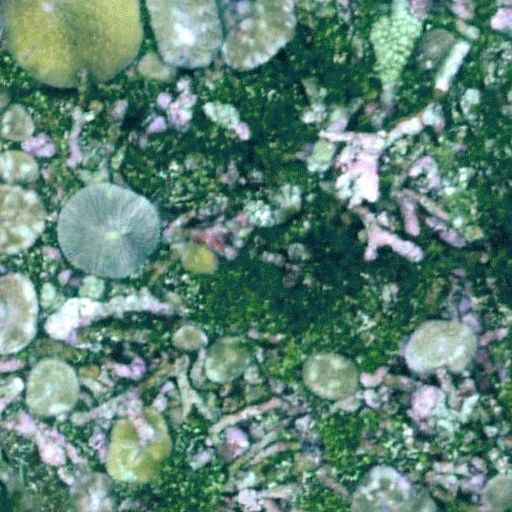
#> input picture tests/fixtures/coralseg/fr3/Image/FR3_1024_1536_1536_2048.jpg, 512 x 512 px; its folder holds only this picture in this run
$ python -i normalise.py   (imports and definitions only)
#> lines starting #> are read from the running program, lines starting #| are printed output that depends on the picture; after the words box and inside, x2 and y2 are one past the last pixel; in counts of white or black regions, pixels touching at a corner belong together
#> further down, picture is the input picture: PIL image 512x512 RGB; mean R, G, B 94.5, 132.2, 117.8
"""Pixel-level normalisation for staging: byte-identical image copies, mask re-encoding.

Two operations only, matched to D1 §3's "images are copied byte-for-byte; never
re-encoded or resized at ingest. [...] Masks are the one unavoidable re-encode."

``pillow`` is an optional dependency (the ``ingest`` extra) and is imported lazily, so
importing this module never requires it — only calling into it does, with an error
naming the extra to install, matching the existing ``integrations/`` pattern.
"""

from __future__ import annotations

import io
from pathlib import Path

from .checksums import copy_digest, write_digest

CLASSES_PER_BYTE = 3
"""RGB bytes per palette entry — a PIL 'P'-mode palette is a flat 768-byte buffer
(256 entries × 3 channels), regardless of how many indices are actually in use."""


# [41 lines left out: functions _require_pillow, copy_image, _palette_bytes, not called in this run]


def _rgb_bitpacked_indices(im) -> bytes:
    """Decode an RGB-mode mask into raw per-pixel indices via SUIM's own 3-bit packing.

    I2 override (2026-09-18 brief, upstream SUIM masks are very likely 24-bit RGB BMPs,
    not the ``'L'``-mode the design assumed): ``index = 4*(R>127) + 2*(G>127) +
    1*(B>127)``, confirmed against ``registry/crosswalks/suim-8class.yaml``'s own
    decoder comment (HD=(0,0,1)=1, RO=(1,0,0)=4, FV=(1,1,0)=6, WR=(0,1,1)=3,
    RI=(1,0,1)=5 — every one consistent with R contributing 4, G contributing 2, B
    contributing 1). Thresholded at 127, never exact-matched: upstream has off-pure
    values. Built from three ``'L'``-mode channel images combined with
    :class:`PIL.ImageChops`, not numpy — numpy is not part of the ``ingest`` extra, and
    the per-channel max (``4+2+1=7``) never overflows a single byte.
    """
    from PIL import ImageChops

    red, green, blue = im.split()
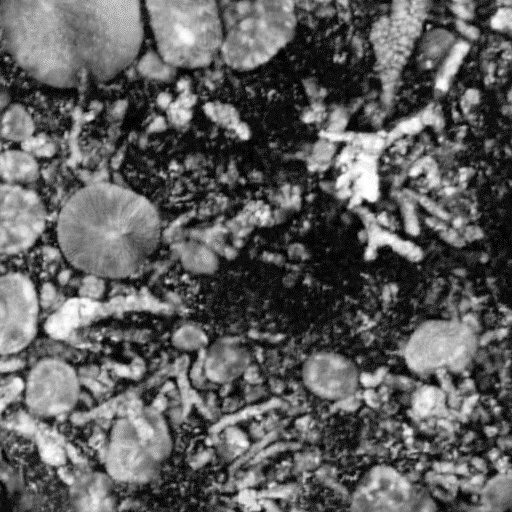
#> red: PIL image 512x512 L; min 0, max 255, mean 94.5
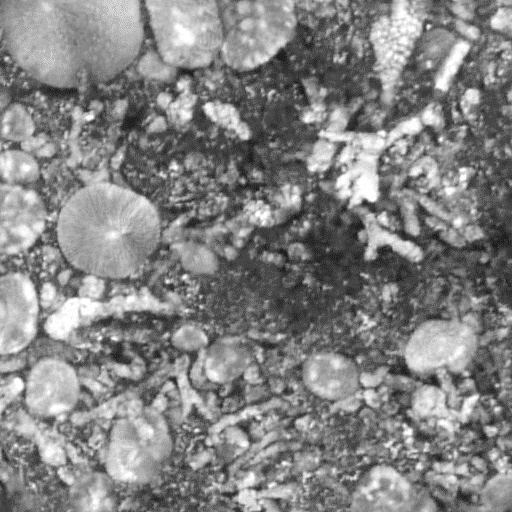
#> green: PIL image 512x512 L; min 23, max 255, mean 132.2
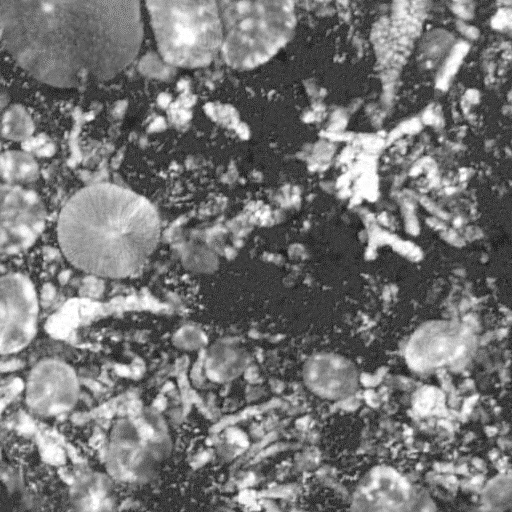
#> blue: PIL image 512x512 L; min 18, max 255, mean 117.8
    red_bit = red.point(lambda v: 4 if v > 127 else 0)
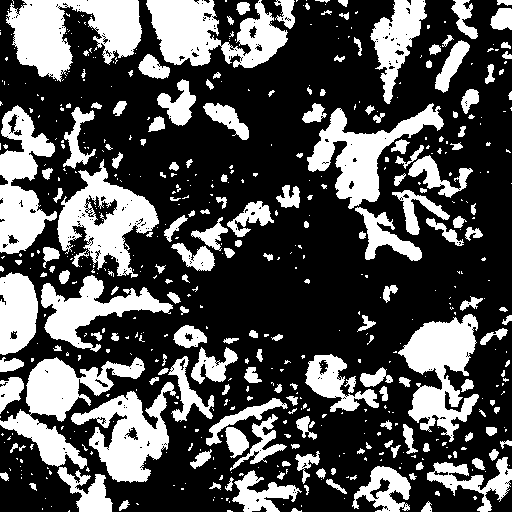
#> red_bit: PIL image 512x512 L; values 0 (black) and 4 (white), 32.5% white; 558 white regions (370 under 20 px), largest, box (x1, y1, x2, y2) and area: (6, 0, 142, 82) 6368, (146, 0, 288, 68) 5640, (0, 357, 145, 469) 5423
    green_bit = green.point(lambda v: 2 if v > 127 else 0)
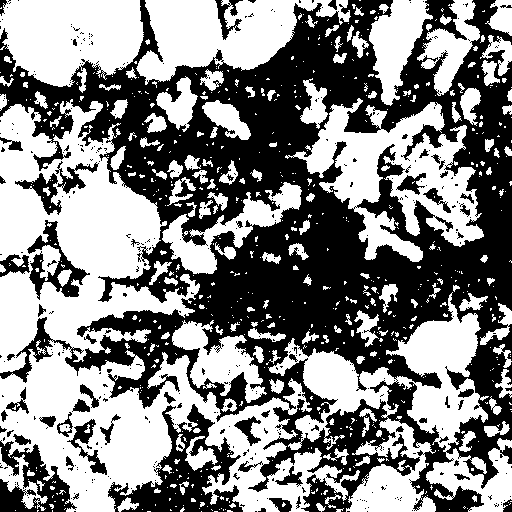
#> green_bit: PIL image 512x512 L; values 0 (black) and 2 (white), 52.2% white; 393 black regions (331 under 20 px), largest, box (x1, y1, x2, y2) and area: (0, 0, 512, 512) 108215, (108, 404, 243, 512) 5582, (0, 440, 77, 512) 2620
    blue_bit = blue.point(lambda v: 1 if v > 127 else 0)
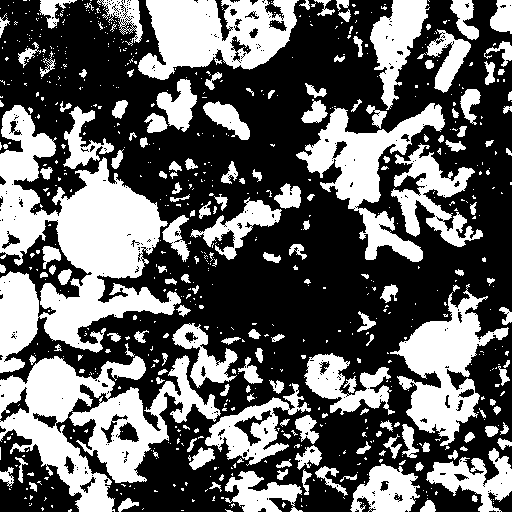
#> blue_bit: PIL image 512x512 L; values 0 (black) and 1 (white), 39.2% white; 740 white regions (571 under 20 px), largest, box (x1, y1, x2, y2) and area: (0, 105, 181, 373) 21051, (0, 355, 221, 512) 14439, (138, 0, 299, 80) 8198
    combined = ImageChops.add(ImageChops.add(red_bit, green_bit), blue_bit)
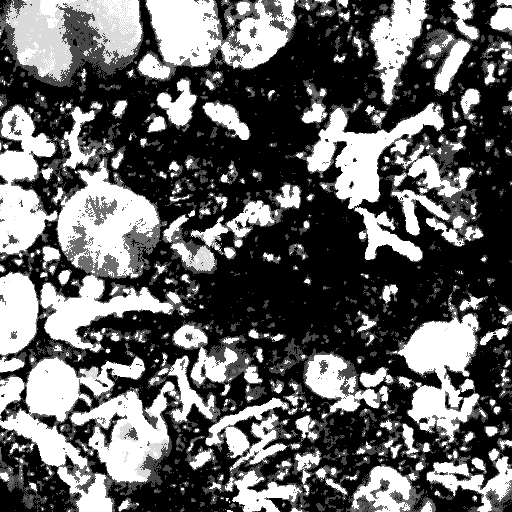
#> combined: PIL image 512x512 L; min 0, max 7, mean 2.74; drawn with min black and max white
    return combined.tobytes()


# [71 lines left out: functions _encode_indexed_png, bmp_mask_to_indexed_png, mask_bytes_to_indexed_png, not called in this run]

>>> from PIL import Image
>>> picture = Image.open('../../tests/fixtures/coralseg/fr3/Image/FR3_1024_1536_1536_2048.jpg')
>>> result = _rgb_bitpacked_indices(picture)
